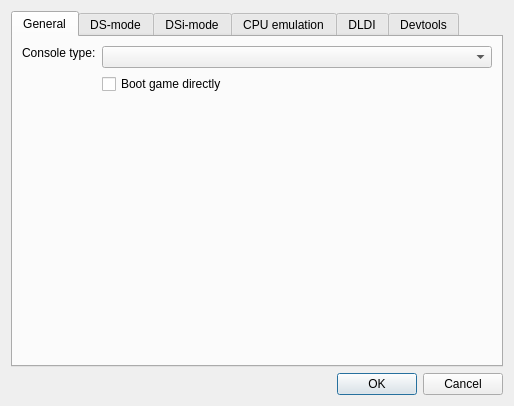
<?xml version="1.0" encoding="UTF-8"?>
<ui version="4.0">
 <class>EmuSettingsDialog</class>
 <widget class="QDialog" name="EmuSettingsDialog">
  <property name="geometry">
   <rect>
    <x>0</x>
    <y>0</y>
    <width>575</width>
    <height>416</height>
   </rect>
  </property>
  <property name="sizePolicy">
   <sizepolicy hsizetype="Fixed" vsizetype="Fixed">
    <horstretch>0</horstretch>
    <verstretch>0</verstretch>
   </sizepolicy>
  </property>
  <property name="windowTitle">
   <string>Emu settings - melonDS</string>
  </property>
  <layout class="QVBoxLayout" name="verticalLayout">
   <property name="sizeConstraint">
    <enum>QLayout::SetFixedSize</enum>
   </property>
   <item>
    <widget class="QTabWidget" name="tabWidget">
     <property name="currentIndex">
      <number>0</number>
     </property>
     <widget class="QWidget" name="tab">
      <attribute name="title">
       <string>General</string>
      </attribute>
      <layout class="QFormLayout" name="formLayout_4">
       <item row="1" column="1">
        <widget class="QComboBox" name="cbxConsoleType">
         <property name="sizePolicy">
          <sizepolicy hsizetype="MinimumExpanding" vsizetype="Fixed">
           <horstretch>0</horstretch>
           <verstretch>0</verstretch>
          </sizepolicy>
         </property>
         <property name="whatsThis">
          <string>&lt;html&gt;&lt;head/&gt;&lt;body&gt;&lt;p&gt;The type of console to emulate&lt;/p&gt;&lt;/body&gt;&lt;/html&gt;</string>
         </property>
        </widget>
       </item>
       <item row="2" column="1">
        <widget class="QCheckBox" name="chkDirectBoot">
         <property name="whatsThis">
          <string>&lt;html&gt;&lt;head/&gt;&lt;body&gt;&lt;p&gt;When loading a ROM, completely skip the regular boot process (&amp;quot;Nintendo DS&amp;quot; screen) to boot the ROM directly.&lt;/p&gt;&lt;p&gt;&lt;br/&gt;&lt;/p&gt;&lt;p&gt;Note: if your firmware dump isn't bootable, the ROM will be booted directly regardless of this setting.&lt;/p&gt;&lt;/body&gt;&lt;/html&gt;</string>
         </property>
         <property name="text">
          <string>Boot game directly</string>
         </property>
        </widget>
       </item>
       <item row="3" column="0">
        <spacer name="verticalSpacer_2">
         <property name="orientation">
          <enum>Qt::Vertical</enum>
         </property>
         <property name="sizeHint" stdset="0">
          <size>
           <width>20</width>
           <height>40</height>
          </size>
         </property>
        </spacer>
       </item>
       <item row="1" column="0">
        <widget class="QLabel" name="label_4">
         <property name="sizePolicy">
          <sizepolicy hsizetype="Preferred" vsizetype="Fixed">
           <horstretch>0</horstretch>
           <verstretch>0</verstretch>
          </sizepolicy>
         </property>
         <property name="text">
          <string>Console type:</string>
         </property>
        </widget>
       </item>
      </layout>
     </widget>
     <widget class="QWidget" name="tab_2">
      <attribute name="title">
       <string>DS-mode</string>
      </attribute>
      <layout class="QGridLayout" name="gridLayout">
       <item row="3" column="2">
        <widget class="QPushButton" name="btnFirmwareBrowse">
         <property name="text">
          <string>Browse...</string>
         </property>
        </widget>
       </item>
       <item row="4" column="0">
        <spacer name="verticalSpacer_5">
         <property name="orientation">
          <enum>Qt::Vertical</enum>
         </property>
         <property name="sizeHint" stdset="0">
          <size>
           <width>20</width>
           <height>40</height>
          </size>
         </property>
        </spacer>
       </item>
       <item row="3" column="0">
        <widget class="QLabel" name="label_3">
         <property name="text">
          <string>DS firmware:</string>
         </property>
        </widget>
       </item>
       <item row="2" column="2">
        <widget class="QPushButton" name="btnBIOS7Browse">
         <property name="text">
          <string>Browse...</string>
         </property>
        </widget>
       </item>
       <item row="1" column="1">
        <widget class="QPathInput" name="txtBIOS9Path">
         <property name="sizePolicy">
          <sizepolicy hsizetype="Expanding" vsizetype="Fixed">
           <horstretch>0</horstretch>
           <verstretch>0</verstretch>
          </sizepolicy>
         </property>
         <property name="minimumSize">
          <size>
           <width>290</width>
           <height>0</height>
          </size>
         </property>
         <property name="statusTip">
          <string/>
         </property>
         <property name="whatsThis">
          <string>&lt;html&gt;&lt;head/&gt;&lt;body&gt;&lt;p&gt;DS-mode ARM9 BIOS&lt;/p&gt;&lt;p&gt;Size should be 4 KB&lt;/p&gt;&lt;/body&gt;&lt;/html&gt;</string>
         </property>
        </widget>
       </item>
       <item row="2" column="0">
        <widget class="QLabel" name="label_2">
         <property name="text">
          <string>DS ARM7 BIOS:</string>
         </property>
        </widget>
       </item>
       <item row="2" column="1">
        <widget class="QPathInput" name="txtBIOS7Path">
         <property name="whatsThis">
          <string>&lt;html&gt;&lt;head/&gt;&lt;body&gt;&lt;p&gt;DS-mode ARM7 BIOS&lt;/p&gt;&lt;p&gt;Size should be 16 KB&lt;/p&gt;&lt;/body&gt;&lt;/html&gt;</string>
         </property>
        </widget>
       </item>
       <item row="3" column="1">
        <widget class="QPathInput" name="txtFirmwarePath">
         <property name="whatsThis">
          <string>&lt;html&gt;&lt;head/&gt;&lt;body&gt;&lt;p&gt;DS-mode firmware&lt;/p&gt;&lt;p&gt;&lt;br/&gt;&lt;/p&gt;&lt;p&gt;Possible firmwares:&lt;/p&gt;&lt;p&gt;* 128 KB: DS-mode firmware from a DSi or 3DS. Not bootable.&lt;/p&gt;&lt;p&gt;* 256 KB: regular DS firmware.&lt;/p&gt;&lt;p&gt;* 512 KB: iQue DS firmware.&lt;/p&gt;&lt;/body&gt;&lt;/html&gt;</string>
         </property>
        </widget>
       </item>
       <item row="1" column="0">
        <widget class="QLabel" name="label">
         <property name="text">
          <string>DS ARM9 BIOS:</string>
         </property>
        </widget>
       </item>
       <item row="1" column="2">
        <widget class="QPushButton" name="btnBIOS9Browse">
         <property name="sizePolicy">
          <sizepolicy hsizetype="Minimum" vsizetype="Fixed">
           <horstretch>0</horstretch>
           <verstretch>0</verstretch>
          </sizepolicy>
         </property>
         <property name="text">
          <string>Browse...</string>
         </property>
         <property name="autoDefault">
          <bool>true</bool>
         </property>
        </widget>
       </item>
       <item row="0" column="0" colspan="3">
        <widget class="QCheckBox" name="chkExternalBIOS">
         <property name="whatsThis">
          <string>&lt;html&gt;&lt;head/&gt;&lt;body&gt;&lt;p&gt;Allows using external user-provided BIOS and firmware dumps.&lt;/p&gt;&lt;/body&gt;&lt;/html&gt;</string>
         </property>
         <property name="text">
          <string>Use external BIOS/firmware files</string>
         </property>
        </widget>
       </item>
      </layout>
     </widget>
     <widget class="QWidget" name="tab_4">
      <attribute name="title">
       <string>DSi-mode</string>
      </attribute>
      <layout class="QGridLayout" name="gridLayout_2">
       <item row="4" column="0">
        <widget class="QLabel" name="label_8">
         <property name="text">
          <string>DSi NAND:</string>
         </property>
        </widget>
       </item>
       <item row="1" column="1">
        <widget class="QPathInput" name="txtDSiBIOS9Path">
         <property name="sizePolicy">
          <sizepolicy hsizetype="Expanding" vsizetype="Fixed">
           <horstretch>0</horstretch>
           <verstretch>0</verstretch>
          </sizepolicy>
         </property>
         <property name="whatsThis">
          <string>&lt;html&gt;&lt;head/&gt;&lt;body&gt;&lt;p&gt;DSi-mode ARM9 BIOS&lt;/p&gt;&lt;p&gt;&lt;br/&gt;&lt;/p&gt;&lt;p&gt;Size should be 64 KB&lt;/p&gt;&lt;/body&gt;&lt;/html&gt;</string>
         </property>
        </widget>
       </item>
       <item row="12" column="1">
        <widget class="QLineEdit" name="txtDSiSDFolder">
         <property name="whatsThis">
          <string>&lt;html&gt;&lt;head/&gt;&lt;body&gt;&lt;p&gt;Sync the emulated SD card to the given folder. The folder's contents will be copied to the SD image, and any change made to the SD image will be reflected to the folder.&lt;/p&gt;&lt;/body&gt;&lt;/html&gt;</string>
         </property>
        </widget>
       </item>
       <item row="12" column="0">
        <widget class="QCheckBox" name="cbDSiSDFolder">
         <property name="whatsThis">
          <string>&lt;html&gt;&lt;head/&gt;&lt;body&gt;&lt;p&gt;Sync the emulated SD card to the given folder. The folder's contents will be copied to the SD image, and any change made to the SD image will be reflected to the folder.&lt;/p&gt;&lt;/body&gt;&lt;/html&gt;</string>
         </property>
         <property name="text">
          <string>Sync SD to folder:</string>
         </property>
        </widget>
       </item>
       <item row="7" column="0" colspan="3">
        <widget class="QLabel" name="label_14">
         <property name="text">
          <string/>
         </property>
        </widget>
       </item>
       <item row="1" column="0">
        <widget class="QLabel" name="label_5">
         <property name="text">
          <string>DSi ARM9 BIOS:</string>
         </property>
        </widget>
       </item>
       <item row="1" column="2">
        <widget class="QPushButton" name="btnDSiBIOS9Browse">
         <property name="text">
          <string>Browse...</string>
         </property>
        </widget>
       </item>
       <item row="2" column="1">
        <widget class="QPathInput" name="txtDSiBIOS7Path">
         <property name="whatsThis">
          <string>&lt;html&gt;&lt;head/&gt;&lt;body&gt;&lt;p&gt;DSi-mode ARM7 BIOS&lt;/p&gt;&lt;p&gt;&lt;br/&gt;&lt;/p&gt;&lt;p&gt;Size should be 64 KB&lt;/p&gt;&lt;/body&gt;&lt;/html&gt;</string>
         </property>
        </widget>
       </item>
       <item row="0" column="0" colspan="3">
        <widget class="QLabel" name="label_15">
         <property name="text">
          <string>DSi mode requires external DSi BIOS/firmware/NAND</string>
         </property>
        </widget>
       </item>
       <item row="10" column="0">
        <widget class="QLabel" name="label_13">
         <property name="text">
          <string>Image size:</string>
         </property>
        </widget>
       </item>
       <item row="2" column="0">
        <widget class="QLabel" name="label_6">
         <property name="text">
          <string>DSi ARM7 BIOS:</string>
         </property>
        </widget>
       </item>
       <item row="2" column="2">
        <widget class="QPushButton" name="btnDSiBIOS7Browse">
         <property name="text">
          <string>Browse...</string>
         </property>
        </widget>
       </item>
       <item row="9" column="2">
        <widget class="QPushButton" name="btnDSiSDBrowse">
         <property name="text">
          <string>Browse...</string>
         </property>
        </widget>
       </item>
       <item row="3" column="0">
        <widget class="QLabel" name="label_7">
         <property name="text">
          <string>DSi firmware:</string>
         </property>
        </widget>
       </item>
       <item row="11" column="0">
        <widget class="QCheckBox" name="cbDSiSDReadOnly">
         <property name="whatsThis">
          <string>&lt;html&gt;&lt;head/&gt;&lt;body&gt;&lt;p&gt;Make the emulated SD card read-only.&lt;/p&gt;&lt;/body&gt;&lt;/html&gt;</string>
         </property>
         <property name="text">
          <string>Read-only SD</string>
         </property>
        </widget>
       </item>
       <item row="8" column="0" colspan="3">
        <widget class="QCheckBox" name="cbDSiSDEnable">
         <property name="whatsThis">
          <string>&lt;html&gt;&lt;head/&gt;&lt;body&gt;&lt;p&gt;Simulate a SD card being inserted in the DSi's SD slot.&lt;/p&gt;&lt;/body&gt;&lt;/html&gt;</string>
         </property>
         <property name="text">
          <string>Enable DSi SD card</string>
         </property>
        </widget>
       </item>
       <item row="3" column="2">
        <widget class="QPushButton" name="btnDSiFirmwareBrowse">
         <property name="text">
          <string>Browse...</string>
         </property>
        </widget>
       </item>
       <item row="4" column="2">
        <widget class="QPushButton" name="btnDSiNANDBrowse">
         <property name="text">
          <string>Browse...</string>
         </property>
        </widget>
       </item>
       <item row="9" column="1">
        <widget class="QPathInput" name="txtDSiSDPath">
         <property name="whatsThis">
          <string>&lt;html&gt;&lt;head/&gt;&lt;body&gt;&lt;p&gt;SD image file for emulating the DSi's SD card. A blank image file will be created if it doesn't already exist.&lt;/p&gt;&lt;/body&gt;&lt;/html&gt;</string>
         </property>
        </widget>
       </item>
       <item row="3" column="1">
        <widget class="QPathInput" name="txtDSiFirmwarePath">
         <property name="whatsThis">
          <string>&lt;html&gt;&lt;head/&gt;&lt;body&gt;&lt;p&gt;DSi-mode firmware (used for DS-mode backwards compatibility)&lt;/p&gt;&lt;p&gt;&lt;br/&gt;&lt;/p&gt;&lt;p&gt;Size should be 128 KB&lt;/p&gt;&lt;/body&gt;&lt;/html&gt;</string>
         </property>
        </widget>
       </item>
       <item row="4" column="1">
        <widget class="QPathInput" name="txtDSiNANDPath">
         <property name="whatsThis">
          <string>&lt;html&gt;&lt;head/&gt;&lt;body&gt;&lt;p&gt;DSi NAND dump&lt;/p&gt;&lt;p&gt;&lt;br/&gt;&lt;/p&gt;&lt;p&gt;Should have 'nocash footer' at the end&lt;/p&gt;&lt;/body&gt;&lt;/html&gt;</string>
         </property>
        </widget>
       </item>
       <item row="10" column="1">
        <widget class="QComboBox" name="cbxDSiSDSize">
         <property name="whatsThis">
          <string>&lt;html&gt;&lt;head/&gt;&lt;body&gt;&lt;p&gt;Size of the SD image.&lt;/p&gt;&lt;p&gt;&lt;br/&gt;&lt;/p&gt;&lt;p&gt;If set to Auto:&lt;/p&gt;&lt;p&gt;* if an image file exists, the volume size will be that of the image file&lt;/p&gt;&lt;p&gt;* if no image file exists and folder sync is enabled, the volume size will be determined from the synced folder's contents&lt;/p&gt;&lt;p&gt;* otherwise, the volume size will default to 512 MB&lt;/p&gt;&lt;/body&gt;&lt;/html&gt;</string>
         </property>
        </widget>
       </item>
       <item row="9" column="0">
        <widget class="QLabel" name="label_10">
         <property name="text">
          <string>SD card image:</string>
         </property>
        </widget>
       </item>
       <item row="12" column="2">
        <widget class="QPushButton" name="btnDSiSDFolderBrowse">
         <property name="text">
          <string>Browse...</string>
         </property>
        </widget>
       </item>
       <item row="5" column="0" colspan="3">
        <widget class="QCheckBox" name="cbDSiFullBIOSBoot">
         <property name="whatsThis">
          <string>&lt;html&gt;&lt;head/&gt;&lt;body&gt;&lt;p&gt;Boot the system from scratch by running the full boot ROMs, instead of starting with the second-stage loader. Requires a full BIOS/bootROM dump.&lt;/p&gt;&lt;/body&gt;&lt;/html&gt;</string>
         </property>
         <property name="text">
          <string>Full BIOS boot</string>
         </property>
        </widget>
       </item>
      </layout>
     </widget>
     <widget class="QWidget" name="tab_3">
      <attribute name="title">
       <string>CPU emulation</string>
      </attribute>
      <layout class="QFormLayout" name="formLayout_5">
       <item row="0" column="0">
        <widget class="QCheckBox" name="chkEnableJIT">
         <property name="text">
          <string>Enable JIT recompiler</string>
         </property>
        </widget>
       </item>
       <item row="1" column="0">
        <widget class="QLabel" name="label_9">
         <property name="text">
          <string>Maximum JIT block size:</string>
         </property>
        </widget>
       </item>
       <item row="1" column="1">
        <widget class="QSpinBox" name="spnJITMaximumBlockSize">
         <property name="minimum">
          <number>1</number>
         </property>
         <property name="maximum">
          <number>32</number>
         </property>
         <property name="value">
          <number>32</number>
         </property>
        </widget>
       </item>
       <item row="2" column="0">
        <widget class="QCheckBox" name="chkJITBranchOptimisations">
         <property name="text">
          <string>Branch optimisations</string>
         </property>
        </widget>
       </item>
       <item row="3" column="0">
        <widget class="QCheckBox" name="chkJITLiteralOptimisations">
         <property name="text">
          <string>Literal optimisations</string>
         </property>
        </widget>
       </item>
       <item row="4" column="0">
        <widget class="QCheckBox" name="chkJITFastMemory">
         <property name="text">
          <string>Fast memory</string>
         </property>
        </widget>
       </item>
       <item row="5" column="0">
        <spacer name="verticalSpacer">
         <property name="orientation">
          <enum>Qt::Vertical</enum>
         </property>
         <property name="sizeHint" stdset="0">
          <size>
           <width>20</width>
           <height>40</height>
          </size>
         </property>
        </spacer>
       </item>
      </layout>
     </widget>
     <widget class="QWidget" name="tab_5">
      <attribute name="title">
       <string>DLDI</string>
      </attribute>
      <layout class="QGridLayout" name="gridLayout_4">
       <item row="1" column="2">
        <widget class="QPushButton" name="btnDLDISDBrowse">
         <property name="text">
          <string>Browse...</string>
         </property>
        </widget>
       </item>
       <item row="4" column="2">
        <widget class="QPushButton" name="btnDLDIFolderBrowse">
         <property name="text">
          <string>Browse...</string>
         </property>
        </widget>
       </item>
       <item row="4" column="1">
        <widget class="QLineEdit" name="txtDLDIFolder">
         <property name="whatsThis">
          <string>&lt;html&gt;&lt;head/&gt;&lt;body&gt;&lt;p&gt;Sync the emulated SD card to the given folder. The folder's contents will be copied to the SD image, and any change made to the SD image will be reflected to the folder.&lt;/p&gt;&lt;/body&gt;&lt;/html&gt;</string>
         </property>
        </widget>
       </item>
       <item row="2" column="0">
        <widget class="QLabel" name="label_12">
         <property name="text">
          <string>Image size:</string>
         </property>
        </widget>
       </item>
       <item row="4" column="0">
        <widget class="QCheckBox" name="cbDLDIFolder">
         <property name="whatsThis">
          <string>&lt;html&gt;&lt;head/&gt;&lt;body&gt;&lt;p&gt;Sync the emulated SD card to the given folder. The folder's contents will be copied to the SD image, and any change made to the SD image will be reflected to the folder.&lt;/p&gt;&lt;/body&gt;&lt;/html&gt;</string>
         </property>
         <property name="text">
          <string>Sync SD to folder:</string>
         </property>
        </widget>
       </item>
       <item row="2" column="1">
        <widget class="QComboBox" name="cbxDLDISize">
         <property name="whatsThis">
          <string>&lt;html&gt;&lt;head/&gt;&lt;body&gt;&lt;p&gt;Size of the SD image.&lt;/p&gt;&lt;p&gt;&lt;br/&gt;&lt;/p&gt;&lt;p&gt;If set to Auto:&lt;/p&gt;&lt;p&gt;* if an image file exists, the volume size will be that of the image file&lt;/p&gt;&lt;p&gt;* if no image file exists and folder sync is enabled, the volume size will be determined from the synced folder's contents&lt;/p&gt;&lt;p&gt;* otherwise, the volume size will default to 512 MB&lt;/p&gt;&lt;/body&gt;&lt;/html&gt;</string>
         </property>
        </widget>
       </item>
       <item row="0" column="0" colspan="3">
        <widget class="QCheckBox" name="cbDLDIEnable">
         <property name="whatsThis">
          <string>&lt;html&gt;&lt;head/&gt;&lt;body&gt;&lt;p&gt;Enable the built-in DLDI driver, to let homebrew access files from an emulated SD card.&lt;/p&gt;&lt;/body&gt;&lt;/html&gt;</string>
         </property>
         <property name="text">
          <string>Enable DLDI (for homebrew)</string>
         </property>
        </widget>
       </item>
       <item row="1" column="1">
        <widget class="QPathInput" name="txtDLDISDPath">
         <property name="whatsThis">
          <string>&lt;html&gt;&lt;head/&gt;&lt;body&gt;&lt;p&gt;SD card image file to be used for DLDI. A blank image file will be created if it doesn't already exist.&lt;/p&gt;&lt;/body&gt;&lt;/html&gt;</string>
         </property>
        </widget>
       </item>
       <item row="5" column="0">
        <spacer name="verticalSpacer_3">
         <property name="orientation">
          <enum>Qt::Vertical</enum>
         </property>
         <property name="sizeHint" stdset="0">
          <size>
           <width>20</width>
           <height>40</height>
          </size>
         </property>
        </spacer>
       </item>
       <item row="1" column="0">
        <widget class="QLabel" name="label_11">
         <property name="text">
          <string>SD card image:</string>
         </property>
        </widget>
       </item>
       <item row="3" column="0" colspan="3">
        <widget class="QCheckBox" name="cbDLDIReadOnly">
         <property name="whatsThis">
          <string>&lt;html&gt;&lt;head/&gt;&lt;body&gt;&lt;p&gt;Make the emulated SD card read-only.&lt;/p&gt;&lt;/body&gt;&lt;/html&gt;</string>
         </property>
         <property name="text">
          <string>Read-only SD</string>
         </property>
        </widget>
       </item>
      </layout>
     </widget>
     <widget class="QWidget" name="tab_6">
      <attribute name="title">
       <string>Devtools</string>
      </attribute>
      <layout class="QGridLayout" name="gridLayout_3">
       <item row="1" column="0">
        <widget class="QLabel" name="label_16">
         <property name="text">
          <string>ARM9 port</string>
         </property>
        </widget>
       </item>
       <item row="5" column="0">
        <spacer name="verticalSpacer_4">
         <property name="orientation">
          <enum>Qt::Vertical</enum>
         </property>
         <property name="sizeHint" stdset="0">
          <size>
           <width>20</width>
           <height>40</height>
          </size>
         </property>
        </spacer>
       </item>
       <item row="2" column="0">
        <widget class="QLabel" name="label_17">
         <property name="text">
          <string>ARM7 port</string>
         </property>
        </widget>
       </item>
       <item row="0" column="0" colspan="3">
        <widget class="QCheckBox" name="cbGdbEnabled">
         <property name="text">
          <string>Enable GDB stub</string>
         </property>
        </widget>
       </item>
       <item row="4" column="0" colspan="7">
        <widget class="QLabel" name="label_18">
         <property name="text">
          <string>Note: melonDS must be restarted in order for these changes to have effect</string>
         </property>
        </widget>
       </item>
       <item row="3" column="0" colspan="7">
        <widget class="QLabel" name="label_19">
         <property name="text">
          <string>Note: GDB stub cannot be used together with the JIT recompiler</string>
         </property>
        </widget>
       </item>
       <item row="1" column="6">
        <widget class="QCheckBox" name="cbGdbBOSA9">
         <property name="text">
          <string>Break on startup</string>
         </property>
        </widget>
       </item>
       <item row="1" column="1" colspan="5">
        <widget class="QSpinBox" name="intGdbPortA9">
         <property name="minimum">
          <number>1000</number>
         </property>
         <property name="maximum">
          <number>65535</number>
         </property>
         <property name="value">
          <number>3333</number>
         </property>
        </widget>
       </item>
       <item row="2" column="1" colspan="5">
        <widget class="QSpinBox" name="intGdbPortA7">
         <property name="minimum">
          <number>1000</number>
         </property>
         <property name="maximum">
          <number>65535</number>
         </property>
         <property name="value">
          <number>3334</number>
         </property>
        </widget>
       </item>
       <item row="2" column="6">
        <widget class="QCheckBox" name="cbGdbBOSA7">
         <property name="text">
          <string>Break on startup</string>
         </property>
        </widget>
       </item>
      </layout>
     </widget>
    </widget>
   </item>
   <item>
    <widget class="QDialogButtonBox" name="buttonBox">
     <property name="orientation">
      <enum>Qt::Horizontal</enum>
     </property>
     <property name="standardButtons">
      <set>QDialogButtonBox::Cancel|QDialogButtonBox::Ok</set>
     </property>
    </widget>
   </item>
  </layout>
 </widget>
 <customwidgets>
  <customwidget>
   <class>QPathInput</class>
   <extends>QLineEdit</extends>
   <header>QPathInput.h</header>
  </customwidget>
 </customwidgets>
 <tabstops>
  <tabstop>cbxConsoleType</tabstop>
  <tabstop>chkDirectBoot</tabstop>
  <tabstop>chkExternalBIOS</tabstop>
  <tabstop>txtBIOS9Path</tabstop>
  <tabstop>btnBIOS9Browse</tabstop>
  <tabstop>txtBIOS7Path</tabstop>
  <tabstop>btnBIOS7Browse</tabstop>
  <tabstop>txtFirmwarePath</tabstop>
  <tabstop>btnFirmwareBrowse</tabstop>
  <tabstop>txtDSiBIOS9Path</tabstop>
  <tabstop>btnDSiBIOS9Browse</tabstop>
  <tabstop>txtDSiBIOS7Path</tabstop>
  <tabstop>btnDSiBIOS7Browse</tabstop>
  <tabstop>txtDSiFirmwarePath</tabstop>
  <tabstop>btnDSiFirmwareBrowse</tabstop>
  <tabstop>txtDSiNANDPath</tabstop>
  <tabstop>btnDSiNANDBrowse</tabstop>
  <tabstop>cbDSiSDEnable</tabstop>
  <tabstop>txtDSiSDPath</tabstop>
  <tabstop>btnDSiSDBrowse</tabstop>
  <tabstop>cbxDSiSDSize</tabstop>
  <tabstop>cbDSiSDReadOnly</tabstop>
  <tabstop>cbDSiSDFolder</tabstop>
  <tabstop>txtDSiSDFolder</tabstop>
  <tabstop>btnDSiSDFolderBrowse</tabstop>
  <tabstop>chkEnableJIT</tabstop>
  <tabstop>spnJITMaximumBlockSize</tabstop>
  <tabstop>chkJITBranchOptimisations</tabstop>
  <tabstop>chkJITLiteralOptimisations</tabstop>
  <tabstop>chkJITFastMemory</tabstop>
  <tabstop>cbDLDIEnable</tabstop>
  <tabstop>txtDLDISDPath</tabstop>
  <tabstop>btnDLDISDBrowse</tabstop>
  <tabstop>cbxDLDISize</tabstop>
  <tabstop>cbDLDIReadOnly</tabstop>
  <tabstop>cbDLDIFolder</tabstop>
  <tabstop>txtDLDIFolder</tabstop>
  <tabstop>btnDLDIFolderBrowse</tabstop>
 </tabstops>
 <resources/>
 <connections>
  <connection>
   <sender>buttonBox</sender>
   <signal>accepted()</signal>
   <receiver>EmuSettingsDialog</receiver>
   <slot>accept()</slot>
   <hints>
    <hint type="sourcelabel">
     <x>266</x>
     <y>379</y>
    </hint>
    <hint type="destinationlabel">
     <x>157</x>
     <y>274</y>
    </hint>
   </hints>
  </connection>
  <connection>
   <sender>buttonBox</sender>
   <signal>rejected()</signal>
   <receiver>EmuSettingsDialog</receiver>
   <slot>reject()</slot>
   <hints>
    <hint type="sourcelabel">
     <x>334</x>
     <y>379</y>
    </hint>
    <hint type="destinationlabel">
     <x>286</x>
     <y>274</y>
    </hint>
   </hints>
  </connection>
 </connections>
</ui>
